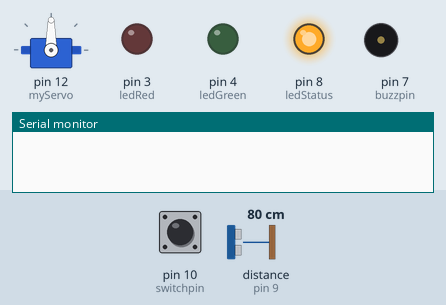
Bench run of a sketch on a simulated Arduino Uno, built with avr-gcc and run on an emulated ATmega328P. Parts: servo, output pins drawn as LEDs (lit = HIGH), buzzer (waves = sounding, pin HIGH), the last lines printed to the serial monitor. Dashed ring = blinking. The test bench sets the inputs (shaded band); at power-on: pin 10 (switchpin) LOW, distance to the obstacle (sensor on pin 9) 80 cm. The echo pulse lasts 58.3 µs per cm; pins used as bus, display or sensor lines are not drawn.

Above: at 1.2 s.
1.3 s: pin 10 (switchpin) pulled HIGH for 0.15 s
At 1.45 s:
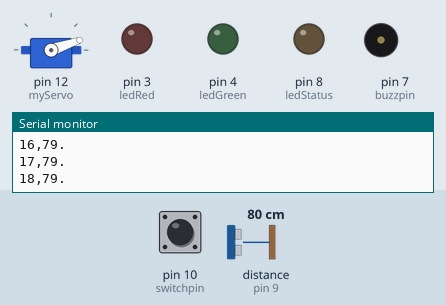
4.3 s: distance to the obstacle (sensor on pin 9) set to 17 cm
At 4.98 s:
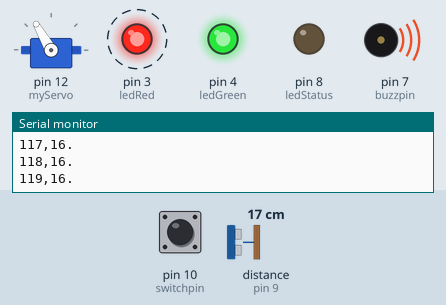
7.3 s: distance to the obstacle (sensor on pin 9) set to 250 cm
At 7.9 s:
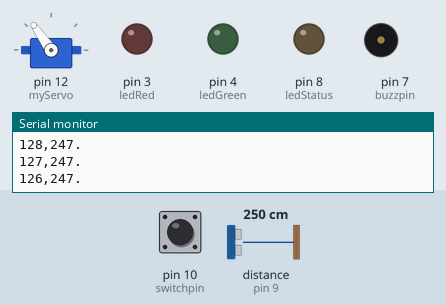
10.3 s: distance to the obstacle (sensor on pin 9) set to 2 cm
At 12.5 s:
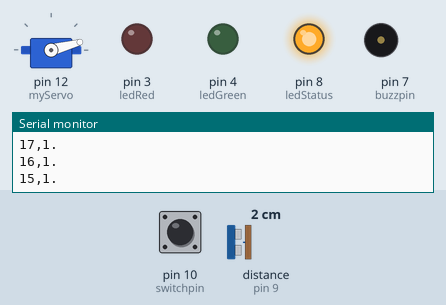
13.3 s: pin 10 (switchpin) pulled HIGH for 1 s
At 13.76 s:
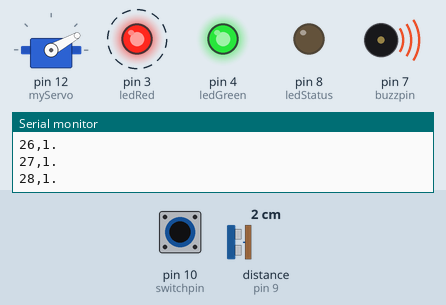
17.3 s: distance to the obstacle (sensor on pin 9) set to 60 cm
At 18.18 s:
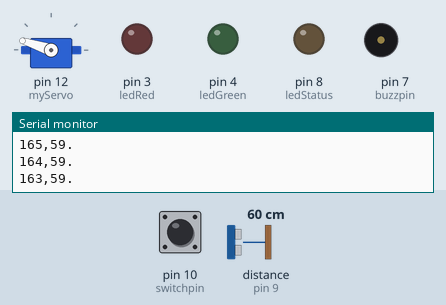
Timing chart, 0 to 21.3 s (numbered marks = the images above; inputs shaded):
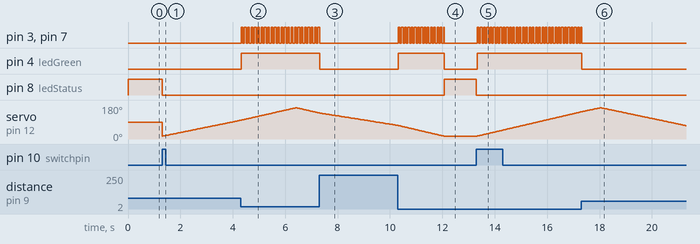

Measured:
- after the input at 1.3 s, pin 8 (ledStatus): HIGH → LOW at once
- after the input at 4.3 s, pin 3 (ledRed), pin 7 (buzzpin): alternates HIGH for 0.06 s and LOW for 0.06 s, starting at once; pin 4 (ledGreen): LOW → HIGH at once
- after the input at 7.3 s, pin 3 (ledRed), pin 7 (buzzpin): goes on until 7.3 s, then stays LOW; pin 4 (ledGreen): HIGH → LOW at once
- after the input at 10.3 s, pin 3 (ledRed), pin 7 (buzzpin): alternates HIGH for 0.06 s and LOW for 0.06 s, 30 changes in all, then stays LOW, starting at once; pin 4 (ledGreen): LOW → HIGH at once, → LOW 1.8 s later; pin 8 (ledStatus): LOW → HIGH after 1.8 s instead of 2.6 s
- after the input at 13.3 s, pin 3 (ledRed), pin 7 (buzzpin): alternates HIGH for 0.06 s and LOW for 0.06 s, starting at once; pin 4 (ledGreen): LOW → HIGH at once; pin 8 (ledStatus): HIGH → LOW at once; servo on pin 12 (myServo): moves from 15° to 144° over 4.0 s, starting at once
- after the input at 17.3 s, pin 3 (ledRed), pin 7 (buzzpin): goes on until 17.3 s, then stays LOW; pin 4 (ledGreen): HIGH → LOW at once

The sketch:

code_for_radar_system.ino
```cpp
#include <Servo.h>

// Pin assignments
const int trigPin = 2;
const int echoPin = 9;
const int buzzpin = 7;
const int ledRed = 3;
const int ledGreen = 4;
const int switchpin = 10;
const int ledStatus = 8;

// Variables
long duration;
int distance;
bool buzzState = LOW;
unsigned long previousMillis = 0;

const long intervalFar = 250;  // Interval for objects 20–40 cm
const long intervalClose = 50;  // Interval for objects <= 20 cm

Servo myServo;

void setup() {
  pinMode(trigPin, OUTPUT);
  pinMode(echoPin, INPUT);
  pinMode(buzzpin, OUTPUT);
  pinMode(ledRed, OUTPUT);
  pinMode(ledGreen, OUTPUT);
  pinMode(switchpin, INPUT);
  pinMode(ledStatus, OUTPUT);

  Serial.begin(9600);
  myServo.attach(12);
}

void loop() {
  // Check if the radar switch is on or off
  if (digitalRead(switchpin) == HIGH) {
    digitalWrite(ledStatus, LOW);  // Turn off status LED
    StartScan();
  } else {
    digitalWrite(ledStatus, HIGH);  // Turn on status LED
    resetAlert();
  }
}

// Function to calculate the distance to a detected object
int calculateDistance() {
  digitalWrite(trigPin, LOW);
  delayMicroseconds(2);
  digitalWrite(trigPin, HIGH);
  delayMicroseconds(10);
  digitalWrite(trigPin, LOW);

  duration = pulseIn(echoPin, HIGH, 30000);  // Timeout after 30 ms
  if (duration == 0) {
    return -1;  // No echo detected
  }
  return duration * 0.034 / 2;  // Calculate distance in cm
}

// Start scanning for objects
void StartScan() {
  for (int i = 15; i <= 165; i++) {
    scanAndReact(i);
  }
  for (int i = 165; i >= 15; i--) {
    scanAndReact(i);
  }
}

// Function to perform scanning and react to detected objects
void scanAndReact(int angle) {
  myServo.write(angle);
  delay(30);

  distance = calculateDistance();
  if (distance > 0 && distance <= 20) {
    toggleAlert(millis(), intervalClose);
  } else if (distance > 20 && distance <= 40) {
    toggleAlert(millis(), intervalFar);
  } else {
    resetAlert();
  }

  Serial.print(angle);
  Serial.print(",");
  Serial.print(distance);
  Serial.println(".");
}

// Toggle buzzer and LED alerts based on proximity
void toggleAlert(unsigned long currentMillis, long interval) {
  if (currentMillis - previousMillis >= interval) {
    previousMillis = currentMillis;
    buzzState = !buzzState;
    digitalWrite(buzzpin, buzzState);
    digitalWrite(ledRed, buzzState);
    digitalWrite(ledGreen, HIGH);
  }
}

// Reset alerts when no object is detected
void resetAlert() {
  buzzState = LOW;
  digitalWrite(buzzpin, LOW);
  digitalWrite(ledRed, LOW);
  digitalWrite(ledGreen, LOW);
}
```
